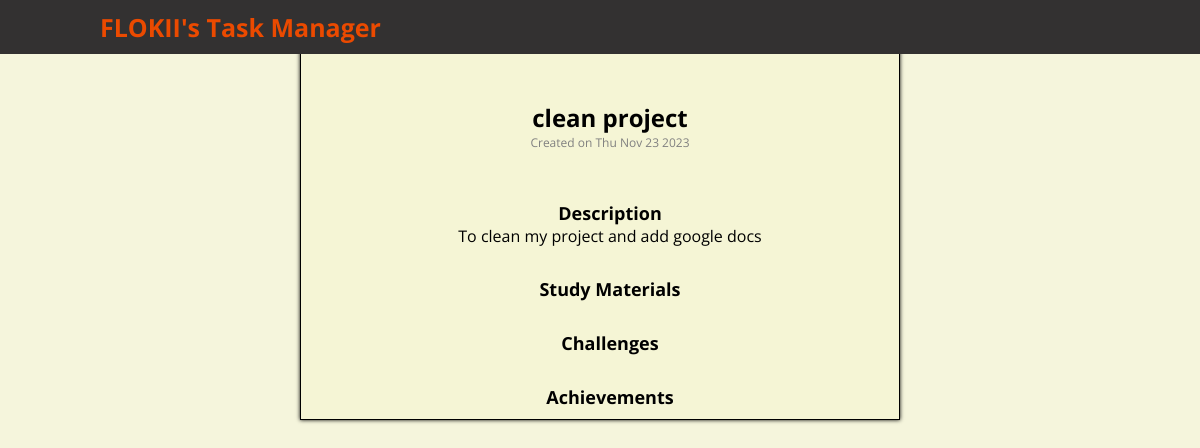
Page /task/1 (signed in) on the earlier database version.
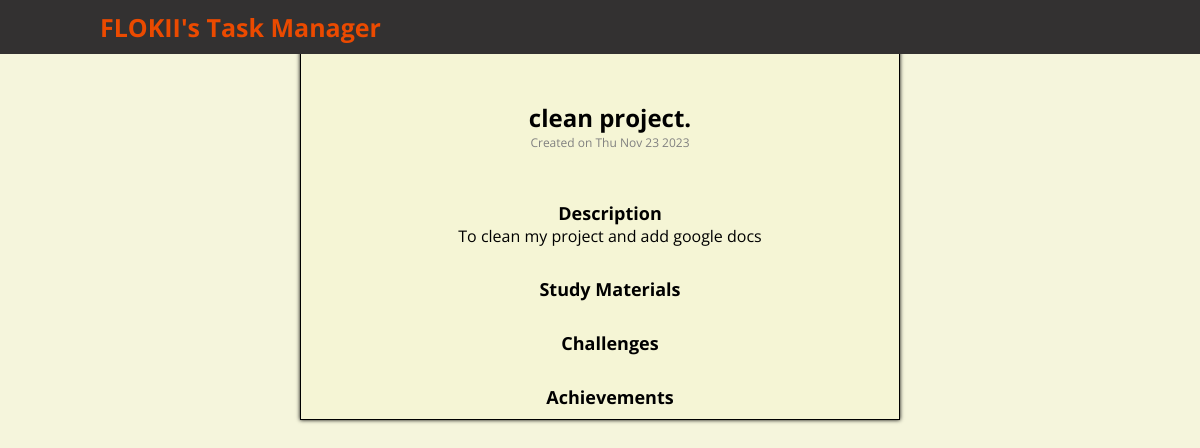
Same page on the later database version.
### app/models.py (models this page shows, shortened)
class Task(db.Model):
    id = db.Column(db.Integer, primary_key=True)
    title = db.Column(db.String(100), nullable=False)
    description = db.Column(db.Text, nullable=True)
    resources = db.Column(db.Text, nullable=True)
    challenges = db.Column(db.Text, nullable=True)
    achievements = db.Column(db.Text, nullable=True)
    created_date = db.Column(db.DateTime, nullable=False, default=datetime.utcnow)
    completed = db.Column(db.Boolean, default=False)
    user_id = db.Column(db.Integer, db.ForeignKey('user.id'), nullable=False)

### app/tasks/routes.py (the view)
@tasks.route('/task/<int:task_id>', methods=['GET', 'POST'])
@login_required
def task(task_id):
    task = Task.query.get_or_404(task_id)
    return render_template('task.html', title='Task',task=task)

### app/models.py (called while the page is built)
@login.user_loader
def load_user(user_id):
    return User.query.get(int(user_id))

### app/templates/task.html (shortened to what this page needs)
{% extends "home.html" %}
{%  block styles %}
<link rel="stylesheet" href="{{ url_for('static', filename='css/task.css') }}">
{% endblock %}
{% block body %}
<nav>
    <a href="{{ url_for('tasks.dashboard') }}" class="logo">{{ current_user.username }}'s Task Manager</a>
</nav>
<div class="task-detail">
    <h2 class="task-title">{{ task.title }}</h2>
    <p class="created-date">Created on {{ task.created_date.strftime('%a %b %d %Y') }}</p>
    <div class="detail-section">
        <h3 class="detail-heading">Description</h3>
        <p class="detail-text">{{ task.description|safe }}</p>
    </div>
    <div class="detail-section">
        <h3 class="detail-heading">Study Materials</h3>
    </div>
    <div class="detail-section">
        <h3 class="detail-heading">Challenges</h3>
    </div>
    <div class="detail-section">
        <h3 class="detail-heading">Achievements</h3>
    </div>
</div>
{% endblock %}

Differences in the rows shown:
changed Task "To clean my project and add google docs": title "clean project" → "clean project."
